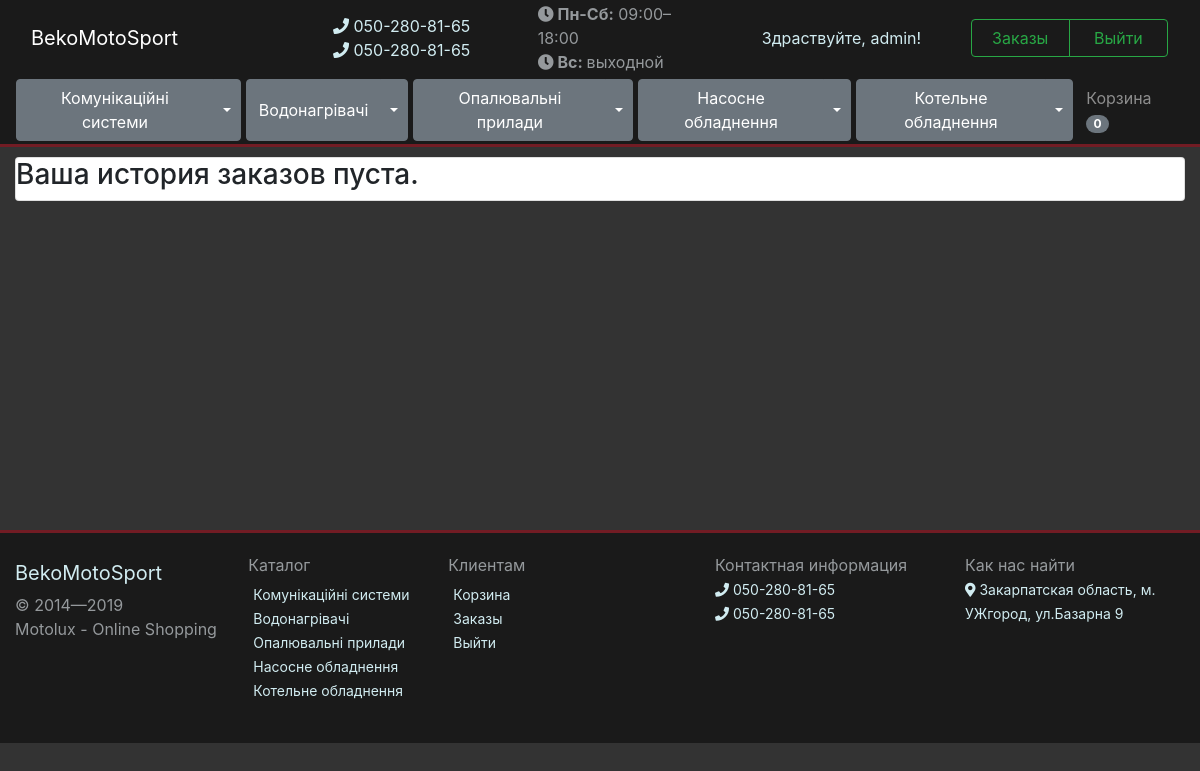
/account/ (signed in), run on the app's committed database.
### store/models.py (models this page shows, shortened)
class ParentCategory(models.Model):
    name = models.CharField(max_length=50)
    slug = models.SlugField(blank=True)
    image = models.ImageField(upload_to= image_folder, blank=True, default=None)
    def get_absolute_url(self):
        return reverse('parent_category_detail', kwargs={'parent_category_slug': self.slug})

### store/views.py (the view, shortened to what this page needs)
# urls.py: path('account/', account_view, name='account'),
def account_view(request):
    parrentCategories = ParentCategory.objects.all()
    categories = Category.objects.all()
    order = Order.objects.filter(user=request.user)
    order_active = order.filter(status='Принят в обработку').order_by('-id')
    order_finished = order.filter(status='Выполнен').order_by('-id')
    login_my = LoginForm(request.POST or None)
    register = RegistrationForm(request.POST or None)
    conetext = {
        'order': order,
        'parrentCategories': parrentCategories,
        'categories': categories,
        'register': register,
        'login_my': login_my,
        'order_active': order_active,
        'order_finished': order_finished
    }
    return render(request, 'account.html', conetext)

### store/models.py (called while the page is built)
    def get_absolute_url(self):
        return reverse('category_detail', kwargs={'category_slug': self.slug})

### store/templates/account.html (shortened to what this page needs)
{% extends 'base.html' %}
{% load static %}
{% block content %}
    <article class="container-fluid">
        <div class="card">
            {% if order.count == 0 %}
                <h3>Ваша история заказов пуста.</h3>
            {% endif %}
        </div>
    </article>
{% endblock content %}

### store/templates/base.html (shortened to what this page needs)
{% load static %}
{% load crispy_forms_tags %}
<!DOCTYPE html>
<html lang="en">
    <head>
        <link rel="stylesheet" href="https://stackpath.bootstrapcdn.com/bootstrap/4.3.1/css/bootstrap.min.css">
        <link rel="stylesheet" href="https://use.fontawesome.com/releases/v5.8.1/css/all.css">
        <link rel="stylesheet" href="{% static 'css/base.css' %}">
    </head>
    <body>
        <header>
            <div class="navbar navbar-dark">
                <div class="col-xl-3 col-lg-3 col-md-4 col-sm-8 col-8">
                    <a class="navbar-brand" href="{% url 'base' %}">BekoMotoSport</a>
                </div>
                <div class="col-xl-2 col-lg-2 col-md-4 col-sm-4 col-4 d-none d-md-flex">
                    <div class="time_work">
                        <span><a href=""><i class="fas fa-phone"></i> 050-280-81-65</a></span><br>
                        <span><a href=""><i class="fas fa-phone"></i> 050-280-81-65</a></span><br>
                    </div>
                </div>
                <div class="col-xl-2 col-lg-3 col-md-4 d-none d-md-flex">
                    <div class="time_work">
                        <span><i class="fas fa-clock"></i><strong> Пн-Сб:</strong>&nbsp;09:00–18:00</span><br>
                        <span><i class="fas fa-clock"></i><strong> Вс: </strong><span style="line-height: 22px;">выходной</span></span>
                    </div>
                </div>
                <div class="col-xl-5 col-lg-4  col-md-12  col-sm-12  col-12 row">
                    {% if not request.user.is_authenticated %}
                        <p class="text-center col-xl-6 col-lg-12 col-md-6  col-sm-12 col-12" style="color: #d1ecf1;">Здраствуйте, гость</p>
                        <div class="btn-group col-xl-6 col-lg-12 col-md-6  col-sm-12 col-12">
                            <button type="button" class="btn btn-outline-success col-lg-6 col-md-6 col-sm-6 col-6" data-toggle="modal" data-target="#myModalLogin">Вход</button>
                            <button type="button" class="btn btn-outline-success col-lg-6 col-md-6 col-sm-6 col-6" data-toggle="modal" data-target="#myModalRegistration">Регистрация</button>
                        </div>
                    {% else %}
                        <p class="text-center col-xl-6 col-lg-12 col-md-6  col-sm-12 col-12" style="color: #d1ecf1;">Здраствуйте, {{ request.user }}!</p>
                        <div class="btn-group col-xl-6 col-lg-12 col-md-6  col-sm-12 col-12">
                            <button type="button" onclick="location.href='{% url 'account' %}'" class="btn btn-outline-success col-lg-6 col-md-6 col-sm-6 col-6">Заказы</button>
                            <button type="button" onclick="location.href='{% url 'logout' %}'" class="btn btn-outline-success col-lg-6 col-md-6 col-sm-6 col-6">Выйти</button>
                        </div>
                    {% endif %}
                </div>
            </div>
            <nav class="navbar  navbar-dark navbar-expand-sm navbar-collapse">
                <div class="collapse navbar-collapse" id="navbar">
                    <ul class="navbar-nav mr-auto">
                        {% for parrentCategory in parrentCategories %}
                            <div class="btn-group">
                              <button type="button" onclick="location.href='{{ parrentCategory.get_absolute_url }}'" class="btn btn-secondary">{{ parrentCategory.name }}</button>
                              <button type="button" class="btn btn-secondary dropdown-toggle dropdown-toggle-split" data-toggle="dropdown" aria-haspopup="true" aria-expanded="false">
                              </button>
                            </div>
                        {% endfor %}
                    </ul>
                    <ul class="navbar-nav navbar-right">
                        <li><a href="{% url 'cart' %}" class="nav-link">Корзина <span class="badge badge-secondary badge-pill" id="cart_count">
                            {% if not request.session.total %}
                                0 {% else %} {{ request.session.total }}
                            {% endif %}
                        </span></a></li>
                    </ul>
                </div>
            </nav>
        </header>
    {% block content %}
    {% endblock content %}
    <footer class="container-fluid">
        <div class="row">
            <div class="col-xl-7 col-lg-7 col-md-4 col-sm-4 col-12">
                <div class="row">
                    <div class="col-xl-4 col-lg-5">
                        <a class="navbar-brand" href="{% url 'base' %}">BekoMotoSport</a>
                        <p>© 2014—2019</p>
                        <p>Motolux - Online Shopping</p>
                    </div>
                    <div class="col-xl-8 col-lg-7 d-none d-lg-flex">
                        <div class="row">
                            <div class="col-xl-6 col-lg-6" style="width: 200px">
                                <p>Каталог</p>
                                <ul>
                                    {% for parrentCategory in parrentCategories %}
                                        <li><a href="{{ parrentCategory.get_absolute_url }}">{{ parrentCategory.name }}</a></li>
                                    {% endfor %}
                                </ul>
                            </div>
                            <div class="col-xl-6 col-lg-6" style="width: 200px">
                                <p>Клиентам</p>
                                <ul>
                                    {% if request.user.is_authenticated %}
                                        <li><a href="{% url 'cart' %}">Корзина</a></li>
                                        <li><a href="{% url 'account' %}">Заказы</a></li>
                                        <li><a href="{% url 'logout' %}">Выйти</a></li>
                                    {% else %}
                                        <li><a href="" data-toggle="modal" data-target="#myModalLogin">Вход</a></li>
                                        <li><a href="" data-toggle="modal" data-target="#myModalRegistration">Регистрация</a></li>
                                    {% endif %}
                                </ul>
                            </div>
                        </div>
                    </div>
                </div>
            </div>
            <div class="col-xl-5 col-lg-5 col-md-8 col-sm-8 col-12">
                <div class="row">
                    <div class="col-xl-6 col-lg-6 col-md-6">
                        <p>Контактная информация</p>
                        <div><a target="_blank" href=""><i class="fas fa-phone"></i> 050-280-81-65</a></div>
                        <div><a target="_blank" href=""><i class="fas fa-phone"></i> 050-280-81-65</a></div>
                    </div>
                    <div class="col-xl-6 col-lg-6 col-md-6">
                        <p>Как нас найти</p>
                        <div>
                            <a target="_blank" href="https://goo.gl/maps/CbkZKptCZQGsx5rQA">
                                <i class="fas fa-map-marker-alt"></i> Закарпатская область, м. УЖгород, ул.Базарна 9
                            </a>
                        </div>
                    </div>
                </div>
            </div>
        </div>
    </footer>
    </body>
</html>

### static_in_dev/css/base.css (style rules this page uses)
body { background-color: #333333; }
header { border-bottom: #721c24 solid 3px; background-color: #1a1a1a; }
header .time_work { margin-bottom: 0px; color: #95999c; }
header a { color: #d1ecf1; }
footer { padding: 20px 20px 20px 20px; border-top: #721c24 solid 3px; background-color: #1a1a1a; }
footer p { margin-bottom: 0px; color: #95999c; }
footer a { font-size: 14px; color: #d1ecf1; }
footer ul { padding: 5px; }
footer li { list-style: none; }

### store/templates/base.html (style rules this page uses)
.navbar-nav.mr-auto .btn-group { margin: 0 5px 0 0; }
article { min-height: 363px; margin: 10px 0 10px 0; }
div.col-xl-5.col-lg-4.col-md-12.col-sm-12.col-12.row > p { margin: auto; }
header .navbar { padding: 2px 16px; }

### data on the page
ParentCategory: name "Комунікаційні системи"
ParentCategory: name "Водонагрівачі"
ParentCategory: name "Опалювальні прилади"
ParentCategory: name "Насосне обладнення"
ParentCategory: name "Котельне обладнення"

### other printed values
{{ request.user }} "admin"
